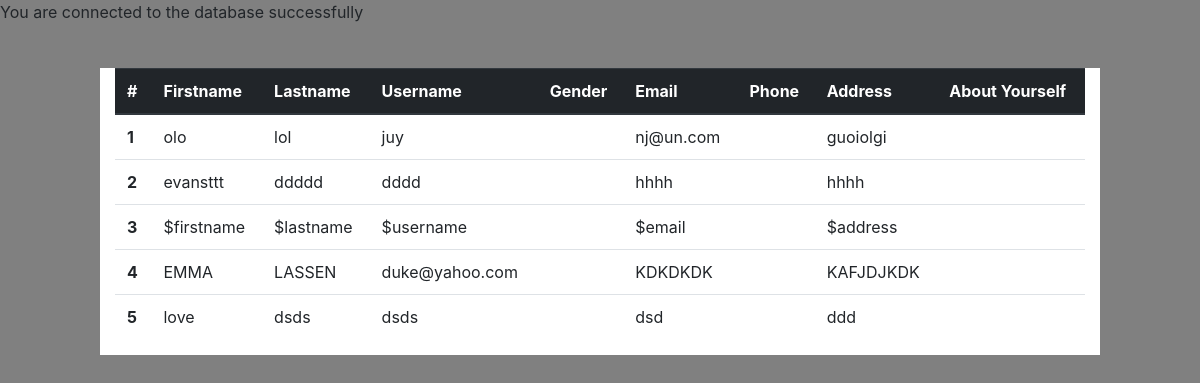
Page /table.php on the committed database.
### tables this page shows
CREATE TABLE `yuan` (
  `id` int(11) NOT NULL,
  `firstname` varchar(255) NOT NULL,
  `lastname` varchar(255) NOT NULL,
  `username` varchar(255) NOT NULL,
  `password` varchar(255) NOT NULL,
  `email` varchar(255) NOT NULL,
  `phone_number` varchar(255) NOT NULL,
  `address` varchar(255) NOT NULL,
  `description` text NOT NULL
);

### table.php (the view, shortened to what this page needs)
<?php
include 'dbconnect.php';
?>
<!DOCTYPE html>
<html>
<head>
   <link rel="stylesheet" href="https://stackpath.bootstrapcdn.com/bootstrap/4.1.0/css/bootstrap.min.css">
</head>
<body style="background-color: gray">
   <div class="container-fluid">
      <div class="row">
         <div class="col-md-10 offset-md-1" style="background-color: white; margin-top:44px;">
         <div class="table-responsive">
         <table class="table">
  <thead class="thead-dark">
    <tr>
      <th scope="col">#</th>
      <th scope="col">Firstname</th>
      <th scope="col">Lastname</th>
      <th scope="col">Username</th>
      <th scope="col">Gender</th>
      <th scope="col">Email</th>
      <th scope="col">Phone</th>
      <th scope="col">Address</th>
      <th scope="col">About Yourself</th>
    </tr>
  </thead>
  <tbody>
<?php
$select="SELECT * FROM yuan";
$result = mysqli_query($conn,$select);
if(mysqli_num_rows($result)>0){
    $i=1;
    while($row=mysqli_fetch_assoc($result)){
echo '<tr>
<th scope="row">'.$i.'</th>
<td>'.$row["firstname"]."</td>
<td>".$row['lastname']."</td>
<td>".$row['username']."</td>
<td>".$row['gender']."</td>
<td>".$row['email']."</td>
<td>".$row['phonenumber']."</td>
<td>".$row['address']."</td>
<td>".$row['about']."</td>
</tr>";
$i++;
    }
}else {
    echo "0 results";
}
?>
  </tbody>
</table>
</div>
         </div>
      </div>
   </div>
</body>
</html>

### rows in the picture
yuan: firstname "olo", lastname "lol", username "juy", email "nj@un.com", address "guoiolgi"
yuan: firstname "evansttt", lastname "ddddd", username "dddd", email "hhhh", address "hhhh"
yuan: firstname "$firstname", lastname "$lastname", username "$username", email "$email", address "$address"
yuan: firstname "EMMA", lastname "LASSEN", username "duke@yahoo.com", email "KDKDKDK", address "KAFJDJKDK"
yuan: firstname "love", lastname "dsds", username "dsds", email "dsd", address "ddd"
